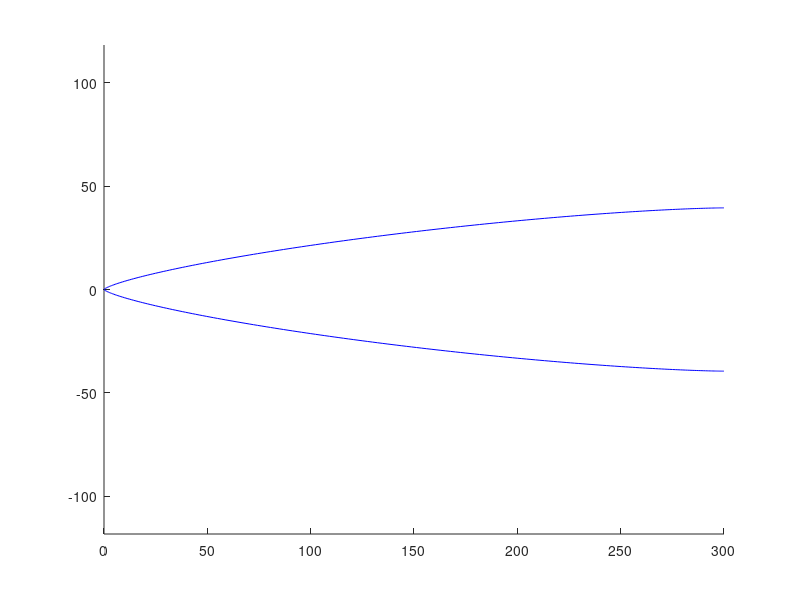

MATLAB code for this plot: (Note: this script raises an error after producing the figure.)
%% Von Karman Nose Cone
% Code for LD-Haack series Nose cone (Von Karman ogive)
% Written by Josh Kim - Buckeye Rocketry

% Housekeeping
clc
clear
close all


%% Initial Variables - Variables to Manipulate
D = 79.; % External Diameter of Nose Cone (In millimeters)
L = 300; % Length of Von Karman Nose Cone (In millimeters)
theta = linspace(0,pi,200); % Von Karman Nose Cone points

%% Haack Series Nose Cone Equation
x = (L/2) * (1 - cos(theta));
y = ((D/2) / sqrt(pi)) * sqrt(theta - (sin(2 * theta) / 2));

%% Graphical Representation
figure
hold on
plot(x, y, 'b')
plot(x, -y, 'b')
axis equal

x = x';
y = y';
z = zeros(200, 1);
Points = [x y z];

%% Output to Excel .txt file
% Use Curve Through XYZ Points Feature in SolidWorks
writematrix(Points, 'Von_Karman_Points.txt')
